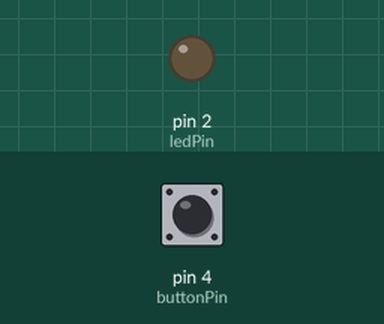
Simulated run of this sketch. Board: Arduino Uno, built with avr-gcc and run on an emulated ATmega328P. Parts: output pins drawn as LEDs (lit = HIGH). Dashed ring = blinking. Inputs (shaded band) come from the test bench; at power-on: pin 4 (buttonPin) HIGH.

Above: at 1.2 s.
1.3 s: pin 4 (buttonPin) pulled LOW for 1 s
At 3.5 s:
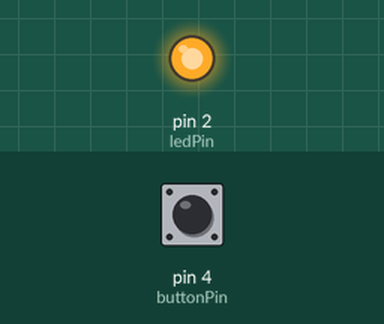
3.8 s: pin 4 (buttonPin) pulled LOW for 0.15 s
At 4.8 s:
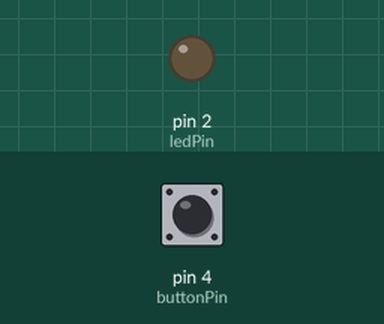
5.5 s: pin 4 (buttonPin) pulled LOW for 3.2 s
At 5.8 s:
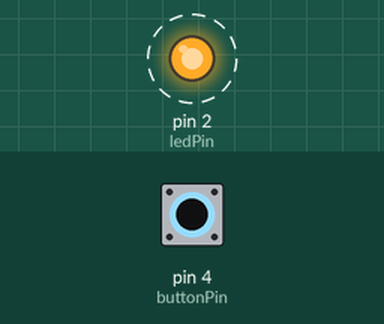
Timing chart, 0 to 10.2 s (numbered marks = the images above; inputs shaded):
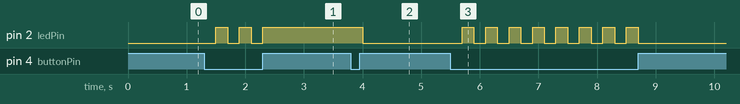

Measured:
- after the input at 1.3 s, pin 2 (ledPin): alternates HIGH for 0.20 s and LOW for 0.20 s, 5 changes in all, then stays HIGH, starting after 0.20 s
- after the input at 3.8 s, pin 2 (ledPin): HIGH → LOW after 0.20 s
- after the input at 5.5 s, pin 2 (ledPin): alternates HIGH for 0.20 s and LOW for 0.20 s, 16 changes in all, then stays LOW, starting after 0.20 s

The sketch:

pushbutton.ino
```cpp
const int buttonPin = 4;
const int ledPin = 2;

int buttonState = 0;
int p;

void setup() {
  pinMode (ledPin, OUTPUT);
  pinMode (buttonPin, INPUT_PULLUP);

}

void loop() {
buttonState = digitalRead (buttonPin);
if (buttonState == LOW){
p++;
delay (200);
}

if (p==1){
  digitalWrite (2, HIGH);
}
if (p==2){
  digitalWrite (2, LOW);
  p=0;
}
}
```
